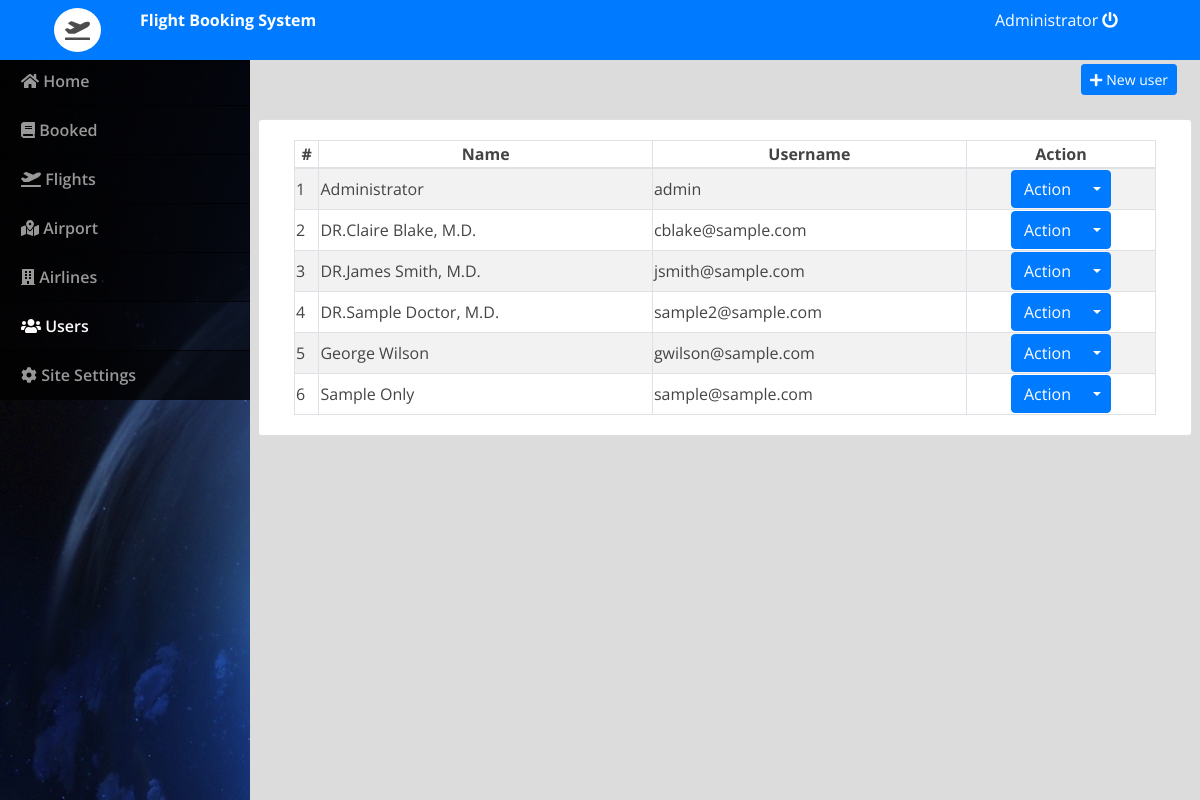
The app's page /admin/index.php?page=users (signed in), older data.
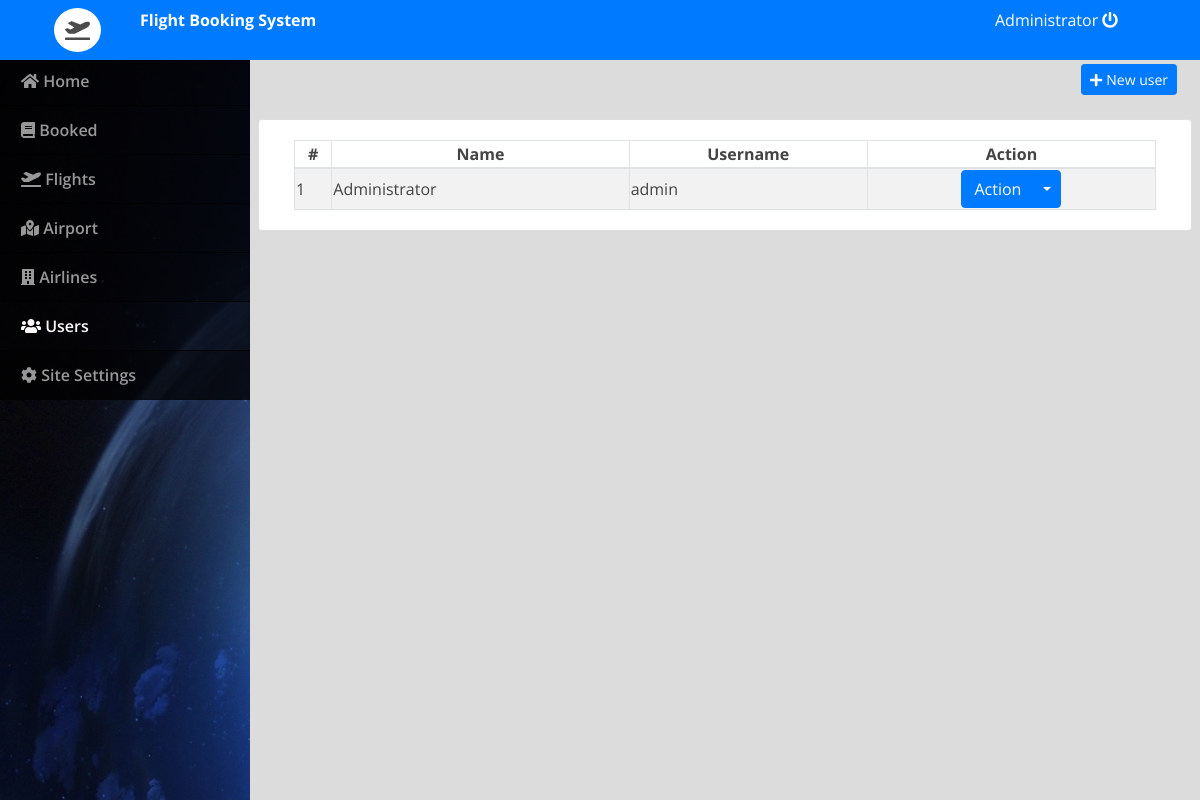
The same page, newer data.
### tables this page shows
CREATE TABLE `users` (
  `id` int(30) NOT NULL,
  `doctor_id` int(30) NOT NULL,
  `name` varchar(200) NOT NULL,
  `address` text NOT NULL,
  `contact` text NOT NULL,
  `username` varchar(100) NOT NULL,
  `password` varchar(200) NOT NULL,
  `type` tinyint(1) NOT NULL DEFAULT 2 COMMENT '1=admin , 2 = doctor,3=patient'
);

### admin/users.php (the view, shortened to what this page needs)
<div class="container-fluid">
	<div class="row">
	<div class="col-lg-12">
			<button class="btn btn-primary float-right btn-sm" id="new_user"><i class="fa fa-plus"></i> New user</button>
	</div>
	</div>
	<br>
	<div class="row">
		<div class="card col-lg-12">
			<div class="card-body">
				<table class="table-striped table-bordered col-md-12">
			<thead>
				<tr>
					<th class="text-center">#</th>
					<th class="text-center">Name</th>
					<th class="text-center">Username</th>
					<th class="text-center">Action</th>
				</tr>
			</thead>
			<tbody>
				<?php
 					include 'db_connect.php';
 					$users = $conn->query("SELECT * FROM users order by name asc");
 					$i = 1;
 					while($row= $users->fetch_assoc()):
				 ?>
				 <tr>
				 	<td>
				 		<?php echo $i++ ?>
				 	</td>
				 	<td>
				 		<?php echo $row['name'] ?>
				 	</td>
				 	<td>
				 		<?php echo $row['username'] ?>
				 	</td>
				 	<td>
				 		<center>
								<div class="btn-group">
								  <button type="button" class="btn btn-primary">Action</button>
								  <button type="button" class="btn btn-primary dropdown-toggle dropdown-toggle-split" data-toggle="dropdown" aria-haspopup="true" aria-expanded="false">
								  </button>
								</div>
								</center>
				 	</td>
				 </tr>
				<?php endwhile; ?>
			</tbody>
		</table>
			</div>
		</div>
	</div>
</div>

### admin/index.php (shortened to what this page needs)
<!DOCTYPE html>
<html lang="en">
<head>
<?php
 include('./header.php');
 ?>
</head>
<body>
	<?php include 'topbar.php' ?>
	<?php include 'navbar.php' ?>
  <main id="view-panel" >
      <?php $page = isset($_GET['page']) ? $_GET['page'] :'home'; ?>
  	<?php include $page.'.php' ?>
  </main>
</body>
</html>

### admin/header.php (shortened to what this page needs)
  <link rel="stylesheet" href="assets/font-awesome/css/all.min.css">
<link href="assets/vendor/bootstrap/css/bootstrap.min.css" rel="stylesheet">
<link href="assets/vendor/icofont/icofont.min.css" rel="stylesheet">
<link href="assets/vendor/boxicons/css/boxicons.min.css" rel="stylesheet">
<link href="assets/vendor/venobox/venobox.css" rel="stylesheet">
<link href="assets/vendor/animate.css/animate.min.css" rel="stylesheet">
<link href="assets/vendor/remixicon/remixicon.css" rel="stylesheet">
<link href="assets/vendor/owl.carousel/assets/owl.carousel.min.css" rel="stylesheet">
<link href="assets/vendor/bootstrap-datepicker/css/bootstrap-datepicker.min.css" rel="stylesheet">
<link href="assets/DataTables/datatables.min.css" rel="stylesheet">
<link href="assets/css/jquery.datetimepicker.min.css" rel="stylesheet">
<link href="assets/css/select2.min.css" rel="stylesheet">
<link href="assets/css/style.css" rel="stylesheet">
<link type="text/css" rel="stylesheet" href="assets/css/jquery-te-1.4.0.css">

### admin/topbar.php (shortened to what this page needs)
<nav class="navbar navbar-light fixed-top bg-primary" style="padding:0;">
  <div class="container-fluid mt-2 mb-2">
  	<div class="col-lg-12">
  		<div class="col-md-1 float-left" style="display: flex;">
  			<div class="logo">
  				<span class="fa fa-plane-departure"></span>
  			</div>
  		</div>
      <div class="col-md-4 float-left text-white">
        <large><b>Flight Booking System</b></large>
      </div>
	  	<div class="col-md-2 float-right text-white">
	  		<a href="ajax.php?action=logout" class="text-white"><?php echo $_SESSION['login_name'] ?> <i class="fa fa-power-off"></i></a>
	    </div>
    </div>
  </div>
</nav>

### admin/navbar.php (shortened to what this page needs)
<nav id="sidebar" class='mx-lt-5 bg-dark' >
		<div class="sidebar-list">
				<a href="index.php?page=home" class="nav-item nav-home"><span class='icon-field'><i class="fa fa-home"></i></span> Home</a>
				<a href="index.php?page=booked" class="nav-item nav-booked"><span class='icon-field'><i class="fa fa-book"></i></span> Booked</a>
				<a href="index.php?page=flights" class="nav-item nav-flights"><span class='icon-field'><i class="fa fa-plane-departure"></i></span> Flights</a>
				<a href="index.php?page=airport" class="nav-item nav-airport"><span class='icon-field'><i class="fa fa-map-marked-alt"></i></span> Airport</a>
				<a href="index.php?page=airlines" class="nav-item nav-airlines"><span class='icon-field'><i class="fa fa-building"></i></span> Airlines</a>
				<?php if($_SESSION['login_type'] == 1): ?>
				<a href="index.php?page=users" class="nav-item nav-users"><span class='icon-field'><i class="fa fa-users"></i></span> Users</a>
				<a href="index.php?page=site_settings" class="nav-item nav-site_settings"><span class='icon-field'><i class="fa fa-cog"></i></span> Site Settings</a>
			<?php endif; ?>
		</div>
</nav>

### admin/assets/css/style.css (style rules this page uses)
body { font-family: "Open Sans", sans-serif; color: #444444; width: 100%; height: calc(100%); }
a { color: #1977cc; }
nav#sidebar { height: calc(100%); position: fixed; z-index: 99; left: 0; width: 250px; background: url(../../../assets/img/travel-cover.jpg); background-repeat: no-repeat; background-size: cover; }
a.nav-item { position: relative; display: block; padding: .75rem 1.25rem; margin-bottom: -1px; border: 1px solid rgba(0,0,0,.125); background-color: #000000c4; color: #989898; font-weight: 600; }
a.nav-item:hover, .nav-item.active { background-color: #000000ad; color: #fffafa; }
main#view-panel { margin-left: 250px; width:calc(100% - 250px); margin-top: 3.5rem; padding: .5em }

### admin/index.php (style rules this page uses)
body { background: #80808045; }

### admin/topbar.php (style rules this page uses)
.logo { margin: auto; font-size: 20px; background: white; padding: 7px 11px; border-radius: 50% 50%; color: #000000b3; }

Row changes from the older to the newer data that the page shows:
removed users: name "DR.Claire Blake, M.D.", username "cblake@sample.com"
removed users: name "DR.James Smith, M.D.", username "jsmith@sample.com"
removed users: name "DR.Sample Doctor, M.D.", username "sample2@sample.com"
removed users: name "George Wilson", username "gwilson@sample.com"
removed users: name "Sample Only", username "sample@sample.com"
